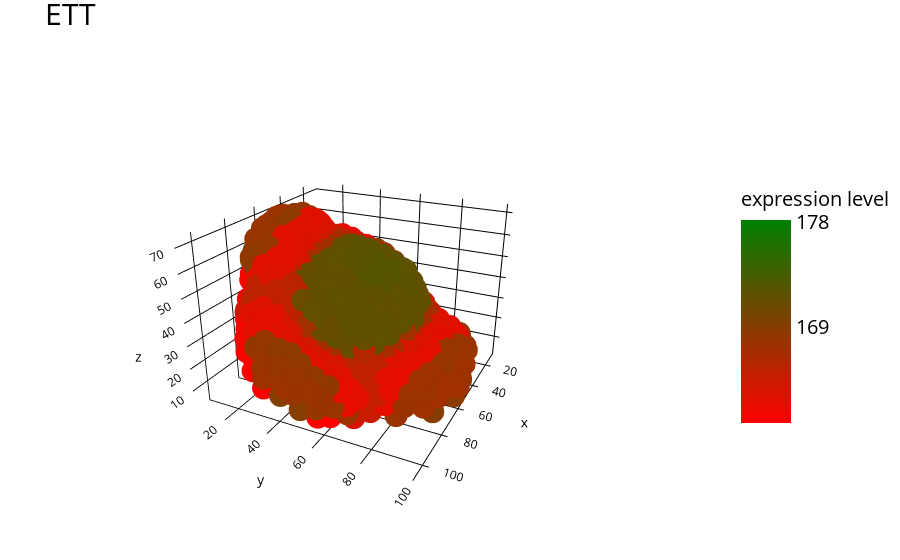

Notebook code for this chart:
### Markdown cell above
## 3.2 Visualizing 3D gene expression profiles

### Code cell
st = {"ETT":"AT2G33860", "STM":"AT1G62360", "CO2":"AT1G62500"}
gene_symbol="ETT"
col_code = ["red","green"]
fig = pl.plot_3d_meristem(df=sdge, gene = st[gene_symbol], colorscale = col_code, plot_title = gene_symbol, show_legend=True, backgrnd_col="white", font_col="black", legend_title="expression level")
fig

### Figure 1 — Plotly figure (JSON) as saved in the notebook; plotly's stock layout.template omitted (floating-point values rounded to 4 significant figures; data arrays with more than 128 entries replaced by an {"elided": "..."} marker saying what was removed)
{"data": [{"marker": {"color": {"elided": "1331 float values"}, "colorbar": {"len": 0.5, "thickness": 50, "tickcolor": "black", "tickfont": {"color": "black", "size": 20}, "tickmode": "array", "tickvals": [160, 169, 178], "title": {"font": {"color": "black", "size": 20}, "text": "expression level"}}, "colorscale": [[0, "red"], [1, "green"]], "showscale": true}, "mode": "markers", "showlegend": false, "type": "scatter3d", "x": {"elided": "1331 float values"}, "y": {"elided": "1331 float values"}, "z": {"elided": "1331 float values"}}], "layout": {"autosize": true, "margin": {"b": 0, "l": 0, "r": 0, "t": 50}, "paper_bgcolor": "white", "scene": {"aspectmode": "auto", "aspectratio": {"x": 1.132, "y": 1.086, "z": 0.8136}, "bgcolor": "white", "camera": {"center": {"x": 0, "y": 0, "z": 0}, "eye": {"x": 2.338, "y": 1.169, "z": 1.169}, "projection": {"type": "perspective"}, "up": {"x": -0.3651, "y": -0.1826, "z": 0.9129}}, "dragmode": "orbit", "xaxis": {"gridcolor": "black", "showbackground": false, "showgrid": true, "tickfont": {"color": "black"}, "title": {"font": {"color": "black"}}, "type": "linear", "visible": true, "zeroline": false}, "yaxis": {"gridcolor": "black", "showbackground": false, "showgrid": true, "tickfont": {"color": "black"}, "title": {"font": {"color": "black"}}, "type": "linear", "visible": true, "zeroline": false}, "zaxis": {"gridcolor": "black", "showbackground": false, "showgrid": true, "tickfont": {"color": "black"}, "title": {"font": {"color": "black"}}, "type": "linear", "visible": true, "zeroline": false}}, "title": {"font": {"color": "black", "size": 30}, "text": "ETT"}}}
